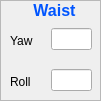
         <widget class="QFrame" name="frame_2">
          <property name="geometry">
           <rect>
            <x>156</x>
            <y>179</y>
            <width>101</width>
            <height>101</height>
           </rect>
          </property>
          <property name="frameShape">
           <enum>QFrame::StyledPanel</enum>
          </property>
          <property name="frameShadow">
           <enum>QFrame::Raised</enum>
          </property>
          <widget class="QLabel" name="label_27">
           <property name="geometry">
            <rect>
             <x>14</x>
             <y>0</y>
             <width>81</width>
             <height>21</height>
            </rect>
           </property>
           <property name="font">
            <font>
             <family>Ubuntu</family>
             <pointsize>24</pointsize>
             <weight>50</weight>
             <bold>false</bold>
            </font>
           </property>
           <property name="frameShape">
            <enum>QFrame::NoFrame</enum>
           </property>
           <property name="text">
            <string>&lt;!DOCTYPE HTML PUBLIC &quot;-//W3C//DTD HTML 4.0//EN&quot; &quot;http://www.w3.org/TR/REC-html40/strict.dtd&quot;&gt;
&lt;html&gt;&lt;head&gt;&lt;meta name=&quot;qrichtext&quot; content=&quot;1&quot; /&gt;&lt;style type=&quot;text/css&quot;&gt;
p, li { white-space: pre-wrap; }
&lt;/style&gt;&lt;/head&gt;&lt;body style=&quot; font-family:'Ubuntu'; font-size:24pt; font-weight:400; font-style:normal;&quot;&gt;
&lt;p align=&quot;center&quot; style=&quot; margin-top:12px; margin-bottom:12px; margin-left:0px; margin-right:0px; -qt-block-indent:0; text-indent:0px;&quot;&gt;&lt;span style=&quot; font-size:12pt; font-weight:600; color:#0055ff;&quot;&gt;Waist&lt;/span&gt;&lt;/p&gt;&lt;/body&gt;&lt;/html&gt;</string>
           </property>
           <property name="textFormat">
            <enum>Qt::AutoText</enum>
           </property>
           <property name="margin">
            <number>0</number>
           </property>
          </widget>
          <widget class="QLineEdit" name="Edit_waist_10">
           <property name="geometry">
            <rect>
             <x>51</x>
             <y>69</y>
             <width>41</width>
             <height>22</height>
            </rect>
           </property>
          </widget>
          <widget class="QLabel" name="label_60">
           <property name="geometry">
            <rect>
             <x>10</x>
             <y>71</y>
             <width>31</width>
             <height>22</height>
            </rect>
           </property>
           <property name="text">
            <string>Roll</string>
           </property>
          </widget>
          <widget class="QLineEdit" name="Edit_waist_9">
           <property name="geometry">
            <rect>
             <x>51</x>
             <y>28</y>
             <width>41</width>
             <height>22</height>
            </rect>
           </property>
          </widget>
          <widget class="QLabel" name="label_62">
           <property name="geometry">
            <rect>
             <x>10</x>
             <y>30</y>
             <width>41</width>
             <height>22</height>
            </rect>
           </property>
           <property name="text">
            <string>Yaw</string>
           </property>
          </widget>
         </widget>
